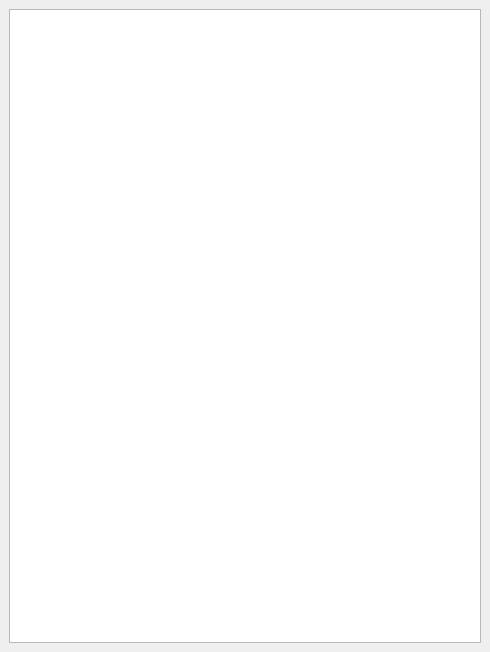
<?xml version="1.0" encoding="UTF-8"?>
<ui version="4.0">
 <class>MainWindow</class>
 <widget class="QMainWindow" name="MainWindow">
  <property name="geometry">
   <rect>
    <x>0</x>
    <y>0</y>
    <width>490</width>
    <height>652</height>
   </rect>
  </property>
  <property name="windowTitle">
   <string>Select Customer</string>
  </property>
  <widget class="QWidget" name="centralwidget">
   <layout class="QGridLayout" name="gridLayout">
    <item row="0" column="0">
     <widget class="QTableView" name="tableView"/>
    </item>
   </layout>
  </widget>
 </widget>
 <resources/>
 <connections/>
</ui>
